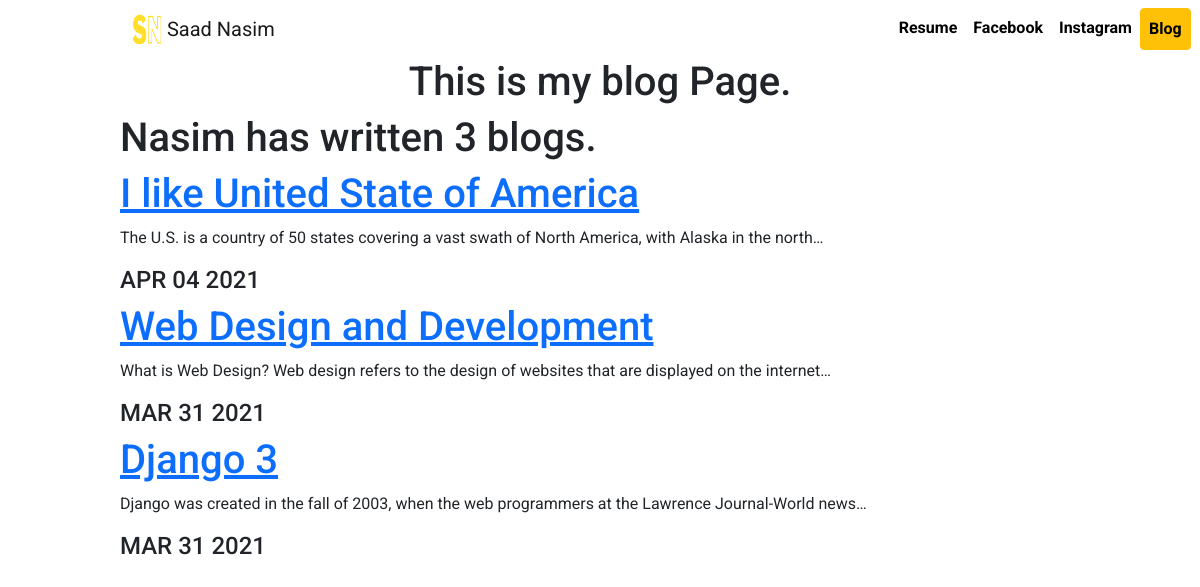
Screenshot of /blog/ with the database file from the repository.
### blog/models.py (models this page shows, shortened)
class Blog(models.Model):
    title = models.CharField(max_length=200)
    description = models.TextField()
    date = models.DateField()

### blog/views.py (the view)
# urls.py: path('',views.all_blogs,name ='all_blogs'),
def all_blogs(request):
    blogs = Blog.objects.order_by('-date')
    return render(request,'blog/all_blogs.html',{'blogs':blogs})

### blog/templates/blog/all_blogs.html
{% extends 'portfolio/base.html' %}
{% block content%}
<div class="justify-content-center">
<h1 class="text-center clr-info">This is my blog Page.</h1>
<h1>Nasim has written {{blogs.count}} blog{{blogs.count|pluralize}}.</h1>
{% for Blog in blogs %}
<a href="{% url 'blog:detail' Blog.id %}"><h1>{{ Blog.title }}</h1></a>
<p>{{ Blog.description|striptags|truncatechars:100 }}</p>
<h4>{{ Blog.date|date:'M d Y'|upper }}</h4>
<div/>
{% endfor %}
{% endblock%}

### portfolio/templates/portfolio/base.html (shortened to what this page needs)
{% load static %}
<!doctype html>
<html lang="en">
  <head>
    <link href="https://cdn.jsdelivr.net/npm/bootstrap@5.0.0-beta2/dist/css/bootstrap.min.css" rel="stylesheet">
    <link rel="stylesheet" href="{% static "portfolio/custom.css" %}">
  </head>
  <body>
  <nav class="navbar navbar-expand-lg navbar-light ">
  <div class="container-fluid">
    <a class="navbar-brand" href="{% url 'home' %}">
        <img src="{% static "portfolio/n.png" %}" width="30" height="30" class="d-inline-block align-top" alt="Nasim's Logo">
        <span>Saad Nasim</span>
      </a>
    <div class="collapse navbar-collapse" id="navbarSupportedContent">
      <ul class="navbar-nav me-auto mb-2 mb-lg-0">
        <li class="nav-item">
          <a class="nav-link" aria-current="page" href="">Resume</a>
        </li>
        <li class="nav-item">
          <a class="nav-link" target="blank" href="https://www.facebook.com/saad.nasim3247/">Facebook</a>
        </li>
        <li class="nav-item ">
          <a class="nav-link " href="https://www.instagram.com/" target="blank">Instagram</a>
        </li>
        <li class="nav-item">
          <a role="button" class="nav-link btn btn-warning" href="{% url 'blog:all_blogs' %}" >Blog</a>
        </li>
      </ul>
    </div>
  </div>
</nav>
  {% block content %} {% endblock %}
  </body>
</html>

### portfolio/static/portfolio/custom.css (style rules this page uses)
body { font-family: 'Roboto', sans-serif; margin: auto; width: 80%; }
.navbar-nav .nav-link { color: rgba(0,0,0,1) !important; font-weight: bold; }
.navbar-nav { margin-left: 600px; }

### rows the page displays
Blog: title "I like United State of America", description "The U.S. is a country of 50 states covering a vast swath of North America, with Alaska in the north…", date "APR 04 2021"
Blog: title "Web Design and Development", description "What is Web Design? Web design refers to the design of websites that are displayed on the internet…", date "MAR 31 2021"
Blog: title "Django 3", description "Django was created in the fall of 2003, when the web programmers at the Lawrence Journal-World news…", date "MAR 31 2021"

### other values shown
{{ blogs.count }} "3"
